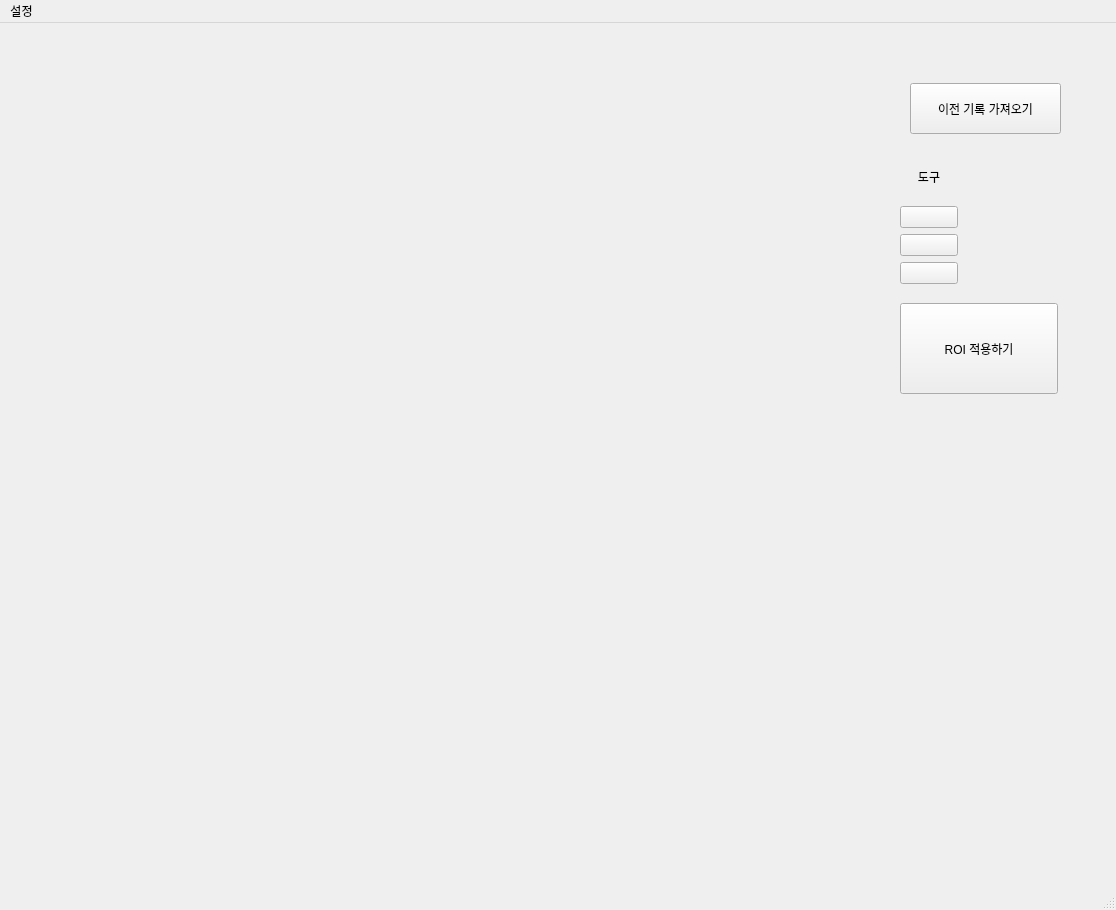
<?xml version="1.0" encoding="UTF-8"?>
<ui version="4.0">
 <class>MainWindow</class>
 <widget class="QMainWindow" name="MainWindow">
  <property name="geometry">
   <rect>
    <x>0</x>
    <y>0</y>
    <width>1116</width>
    <height>910</height>
   </rect>
  </property>
  <property name="windowTitle">
   <string>MainWindow</string>
  </property>
  <widget class="QWidget" name="centralwidget">
   <widget class="QWidget" name="verticalLayoutWidget">
    <property name="geometry">
     <rect>
      <x>50</x>
      <y>40</y>
      <width>811</width>
      <height>611</height>
     </rect>
    </property>
    <layout class="QVBoxLayout" name="verticalLayout">
     <item>
      <widget class="QLabel" name="label">
       <property name="text">
        <string/>
       </property>
       <property name="alignment">
        <set>Qt::AlignCenter</set>
       </property>
      </widget>
     </item>
    </layout>
   </widget>
   <widget class="QPushButton" name="pushButton">
    <property name="geometry">
     <rect>
      <x>900</x>
      <y>280</y>
      <width>158</width>
      <height>91</height>
     </rect>
    </property>
    <property name="text">
     <string>ROI 적용하기</string>
    </property>
   </widget>
   <widget class="QWidget" name="verticalLayoutWidget_3">
    <property name="geometry">
     <rect>
      <x>900</x>
      <y>130</y>
      <width>58</width>
      <height>131</height>
     </rect>
    </property>
    <layout class="QVBoxLayout" name="verticalLayout_3">
     <item>
      <widget class="QLabel" name="label_2">
       <property name="text">
        <string>도구</string>
       </property>
       <property name="alignment">
        <set>Qt::AlignCenter</set>
       </property>
      </widget>
     </item>
     <item>
      <widget class="QPushButton" name="pushButton_3">
       <property name="text">
        <string/>
       </property>
       <property name="icon">
        <iconset>
         <normaloff>pen.png</normaloff>pen.png</iconset>
       </property>
      </widget>
     </item>
     <item>
      <widget class="QPushButton" name="pushButton_4">
       <property name="text">
        <string/>
       </property>
       <property name="icon">
        <iconset>
         <normaloff>eraser.png</normaloff>eraser.png</iconset>
       </property>
      </widget>
     </item>
     <item>
      <widget class="QPushButton" name="pushButton_2">
       <property name="text">
        <string/>
       </property>
       <property name="icon">
        <iconset>
         <normaloff>point.jpg</normaloff>point.jpg</iconset>
       </property>
      </widget>
     </item>
    </layout>
   </widget>
   <widget class="QPushButton" name="pushButton_5">
    <property name="geometry">
     <rect>
      <x>910</x>
      <y>60</y>
      <width>151</width>
      <height>51</height>
     </rect>
    </property>
    <property name="text">
     <string>이전 기록 가져오기</string>
    </property>
   </widget>
  </widget>
  <widget class="QMenuBar" name="menubar">
   <property name="geometry">
    <rect>
     <x>0</x>
     <y>0</y>
     <width>1116</width>
     <height>21</height>
    </rect>
   </property>
   <widget class="QMenu" name="menu">
    <property name="title">
     <string>설정</string>
    </property>
    <addaction name="actioncar_ROI"/>
   </widget>
   <addaction name="menu"/>
  </widget>
  <widget class="QStatusBar" name="statusbar"/>
  <action name="actioncar_ROI">
   <property name="text">
    <string>car ROI</string>
   </property>
  </action>
 </widget>
 <resources/>
 <connections/>
</ui>
